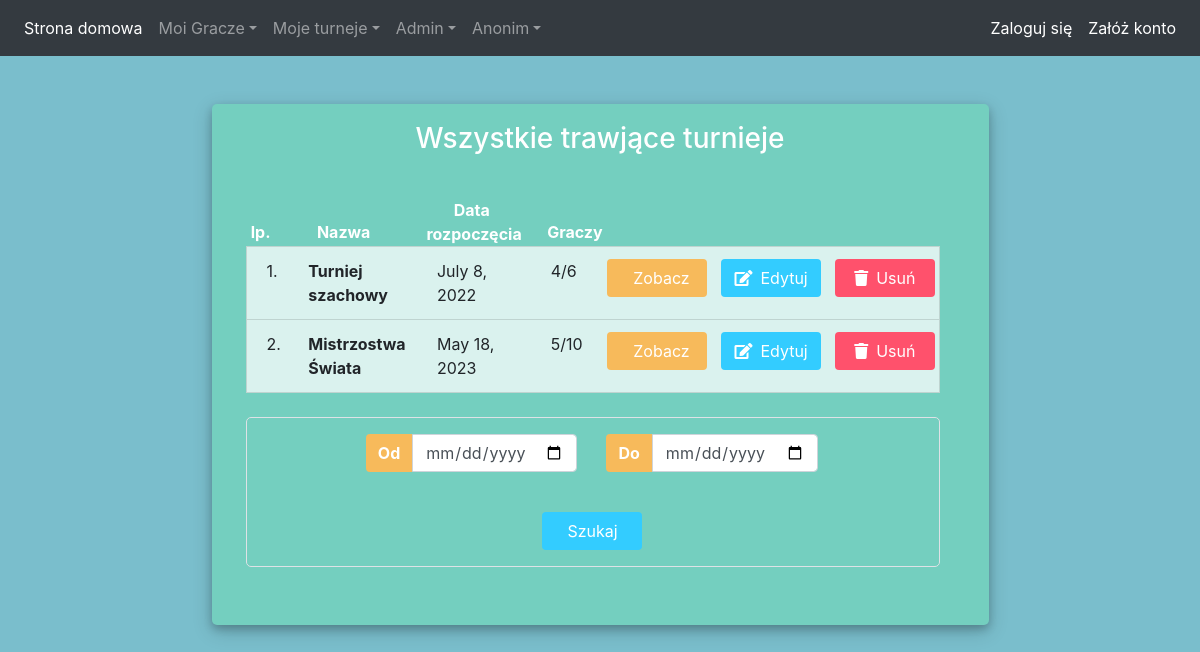
Screenshot of /tournaments/list_all_in_progress/ with the database file from the repository.
### app/models/tournament_model.py (models this page shows, shortened)
class Tournament(models.Model):
    user = models.ForeignKey(User, null=True, on_delete=models.CASCADE)
    name = models.CharField('Nazwa', max_length=100, null=True)
    start_date = models.DateTimeField('Rozpoczęcie', null=True)
    max_players = models.IntegerField(
        'Max graczy',
        null=False,
        validators=[MinValueValidator(2), MaxValueValidator(500)]
    )
    is_started = models.BooleanField('Rozpoczęty', null=False, default=False)
    is_finished = models.BooleanField('Zakończony', null=False, default=False)
    players = models.ManyToManyField(Player, 'Gracze')

### app/views/tournaments_view.py (the view)
def all_tournaments_in_progress(request):
    title = "Wszystkie trawjące turnieje"
    tournaments = Tournament.objects.filter(
        is_started=True,
        is_finished=False
    )
    context = {'tournaments': tournaments, 'title': title}
    return render(request, 'app/tournaments/list.html', context)

### templates/app/tournaments/list.html (shortened to what this page needs)
{% extends 'app/scheleton.html' %}
{% block content %}
    <div class=" container h-100" id="player_list_view">
		<div class="d-flex justify-content-center h-100">
			<div class="main-card mt-5">
				<div class="d-flex justify-content-center">
					<h3 id="form-title" class="mt-2">{{ title }}</h3>
				</div>
				<div class="d-flex justify-content-center form_container mb-4">
                    <ul class="container list-group m-4">
                    {% if tournaments.count > 0 %}
                        <div class="row">
                            <div class="col-lg-1 txt-bold-white pt-22">lp.</div>
                            <div class="col-lg-2 txt-bold-white pl-0 pt-22">Nazwa</div>
                            <div class="col-lg-2 txt-bold-white">Data rozpoczęcia</div>
                            <div class="col-lg-1 txt-bold-white pt-22">Graczy</div>
                            <div class="col-lg-2"></div>
                            <div class="col-lg-2"></div>
                            <div class="col-lg-2">
                            </div>
                        </div>
                    {% else %}
                        <div class="row">
                            <div class="txt-bold-white col-12">Brak turniejów do wyświetlenia.</div>
                        </div>
                    {% endif %}
                        {% for tournament in tournaments %}
                                <li class="list-group-item list-background">
                                    <div class="row">
                                        <div class="col-lg-1">{{ forloop.counter }}.</div>
                                        <div class="col-lg-2 font-weight-bold pl-0">{{ tournament.name }}</div>
                                        <div class="col-lg-2">{{ tournament.start_date.date }}</div>
                                        <div class="col-lg-1">{{ tournament.players.count }}/{{ tournament.max_players }}</div>
                                        <div class="col-lg-2">
                                            {% if title == 'Turnieje zaplanowane' %}
                                                <a href="{% url 'start_tournament' tournament.id %}">
                                                    <button class="btn start_btn" type="submit">
                                                        <i class="fas fa-play mr-2"> </i>Start
                                                    </button>
                                                </a>
                                            {% else %}
                                                <a href="{% url 'tournaments_detail' tournament.id %}">
                                                <button class="btn start_btn" type="submit">
                                                    Zobacz
                                                </button>
                                            </a>
                                            {% endif %}
                                        </div>
                                        <div class="col-lg-2">
                                            <a href="{% url 'update_tournaments' tournament.id %}">
                                                <button class="btn edit_btn" type="submit">
                                                    <i class="fas fa-edit mr-2"> </i>Edytuj
                                                </button>
                                            </a>
                                        </div>
                                        <div class="col-lg-2">
                                            <form method="post" action="{% url 'delete_tournaments' tournament.id %}">
                                                <button class="btn delete_btn" type="submit">
                                                    <i class="fas fa-trash mr-2"> </i>Usuń
                                                </button>
                                            </form>
                                        </div>
                                    </div>
                                </li>
                        {% endfor %}
                        {% if tournaments.count > 0 %}
                            <form class="filter-border mt-4" method="POST" action=
                                    {% if title == 'Wszystkie turnieje' %}
                                        {% url 'filtered_tournaments_list' value='all' %}
                                    {% elif title == 'Wszystkie trawjące turnieje' %}
                                        {% url 'filtered_all_tournaments_in_progress' %}
                                    {% elif title == 'Turnieje zaplanowane' %}
                                        {% url 'filtered_tournaments_list' value='planned' %}
                                    {% elif title == 'Turnieje w trakcie' %}
                                        {% url 'filtered_tournaments_list' value='in_progress' %}
                                    {% else %}
                                        {% url 'filtered_tournaments_list' value='finished' %}
                                    {% endif %}
                                   >
                                <div class="row mt-3">
                                    <div class="col-lg-4 offset-lg-2">
                                        <div class="input-group mb-3 input-date-min-width">
                                            <div class="input-group-append">
                                                <span class="input-group-text font-weight-bold">Od</span>
                                            </div>
                                            <input type="date" name="date_from" class="form-control form-control">
                                        </div>
                                    </div>
                                    <div class="col-lg-4">
                                        <div class="input-group mb-3 input-date-min-width">
                                            <div class="input-group-append">
                                                <span class="input-group-text font-weight-bold">Do</span>
                                            </div>
                                            <input type="date" name="date_to" class="form-control form-control">
                                        </div>
                                    </div>
                                </div>
                                <div class="row mb-3">
                                    <div class="col-md-4 offset-md-4">
                                        <div class="d-flex justify-content-center mt-4 login_container">
                                            <input class="btn filter_btn" type="submit" value="Szukaj">
                                        </div>
                                    </div>
                                </div>
                             </form>
                        {% endif %}
                     </ul>
				</div>
			</div>
		</div>
	</div>
{% endblock %}

### app/static/css/styles.css (style rules this page uses)
.list-background { background: #daf2ee; }
.txt-bold-white { font-weight: bold; color: white; text-align: center; }
.pt-22 { padding-top: 22px; }
body, html { margin: 0; padding: 0; height: 100%; background: #7abecc !important; }
.user_card, .main-card { width: 350px; margin-top: auto; margin-bottom: auto; background: #74cfbf; position: relative; display: flex; justify-content: center; flex-direction: column; padding: 10px; box-shadow: 0 4px 8px 0 rgba(0, 0, 0, 0.2), 0 6px 20px 0 rgba(0, 0, 0, 0.19); -webkit-box-shadow: 0 4px 8px 0 rgba(0, 0, 0, 0.2), 0 6px 20px 0 rgba(0, 0, 0, 0.19); -moz-box-shadow: 0 4px 8px 0 rgba(0, 0, 0, 0.2), 0 6px 20px 0 rgba(0, 0, 0, 0.19); border-radius: 5px; }
.main-card { width: 70%; }
.form_container { margin-top: 10px; }
#form-title { color: #fff; }
.filter_btn { width: 100px; background: #33ccff !important; color: white !important; }
.start_btn { width: 100px; background: #f7ba5b !important; color: white !important; }
.edit_btn { width: 100px; background: #33ccff !important; color: white !important; }
.delete_btn { width: 100px; background: #ff516c !important; color: white !important; }
.login_container { padding: 0 2rem; }
.input-group-text { background: #f7ba5b !important; color: white !important; border: 0 !important; border-radius: 0.25rem 0 0 0.25rem !important; }
.input-date-min-width { min-width: 150px !important; }
.filter-border { border: 1px solid #dee2e6 !important; border-radius: 5px; }

### rows the page displays
Tournament: name "Turniej szachowy", start_date "July 8, 2022", players.count "4", max_players "6"
Tournament: name "Mistrzostwa Świata", start_date "May 18, 2023", players.count "5", max_players "10"

### other values shown
{{ title }} "Wszystkie trawjące turnieje"
